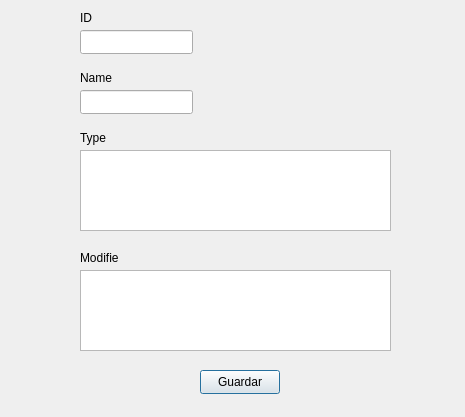
<?xml version="1.0" encoding="UTF-8"?>
<ui version="4.0">
 <class>ventAgregar</class>
 <widget class="QDialog" name="ventAgregar">
  <property name="geometry">
   <rect>
    <x>0</x>
    <y>0</y>
    <width>465</width>
    <height>417</height>
   </rect>
  </property>
  <property name="windowTitle">
   <string>Agregar arma</string>
  </property>
  <widget class="QListWidget" name="listWidgetModifie">
   <property name="geometry">
    <rect>
     <x>80</x>
     <y>270</y>
     <width>311</width>
     <height>81</height>
    </rect>
   </property>
  </widget>
  <widget class="QListWidget" name="listWidgetType">
   <property name="geometry">
    <rect>
     <x>80</x>
     <y>150</y>
     <width>311</width>
     <height>81</height>
    </rect>
   </property>
  </widget>
  <widget class="QLineEdit" name="lineEdit">
   <property name="geometry">
    <rect>
     <x>80</x>
     <y>30</y>
     <width>113</width>
     <height>24</height>
    </rect>
   </property>
  </widget>
  <widget class="QLineEdit" name="lineEdit_2">
   <property name="geometry">
    <rect>
     <x>80</x>
     <y>90</y>
     <width>113</width>
     <height>24</height>
    </rect>
   </property>
  </widget>
  <widget class="QLabel" name="label">
   <property name="geometry">
    <rect>
     <x>80</x>
     <y>10</y>
     <width>16</width>
     <height>16</height>
    </rect>
   </property>
   <property name="text">
    <string>ID</string>
   </property>
  </widget>
  <widget class="QLabel" name="label_2">
   <property name="geometry">
    <rect>
     <x>80</x>
     <y>70</y>
     <width>41</width>
     <height>16</height>
    </rect>
   </property>
   <property name="text">
    <string>Name</string>
   </property>
  </widget>
  <widget class="QLabel" name="label_3">
   <property name="geometry">
    <rect>
     <x>80</x>
     <y>130</y>
     <width>31</width>
     <height>16</height>
    </rect>
   </property>
   <property name="text">
    <string>Type</string>
   </property>
  </widget>
  <widget class="QLabel" name="label_4">
   <property name="geometry">
    <rect>
     <x>80</x>
     <y>250</y>
     <width>49</width>
     <height>16</height>
    </rect>
   </property>
   <property name="text">
    <string>Modifie</string>
   </property>
  </widget>
  <widget class="QPushButton" name="pushButton">
   <property name="geometry">
    <rect>
     <x>200</x>
     <y>370</y>
     <width>80</width>
     <height>24</height>
    </rect>
   </property>
   <property name="text">
    <string>Guardar</string>
   </property>
  </widget>
 </widget>
 <resources/>
 <connections/>
</ui>
